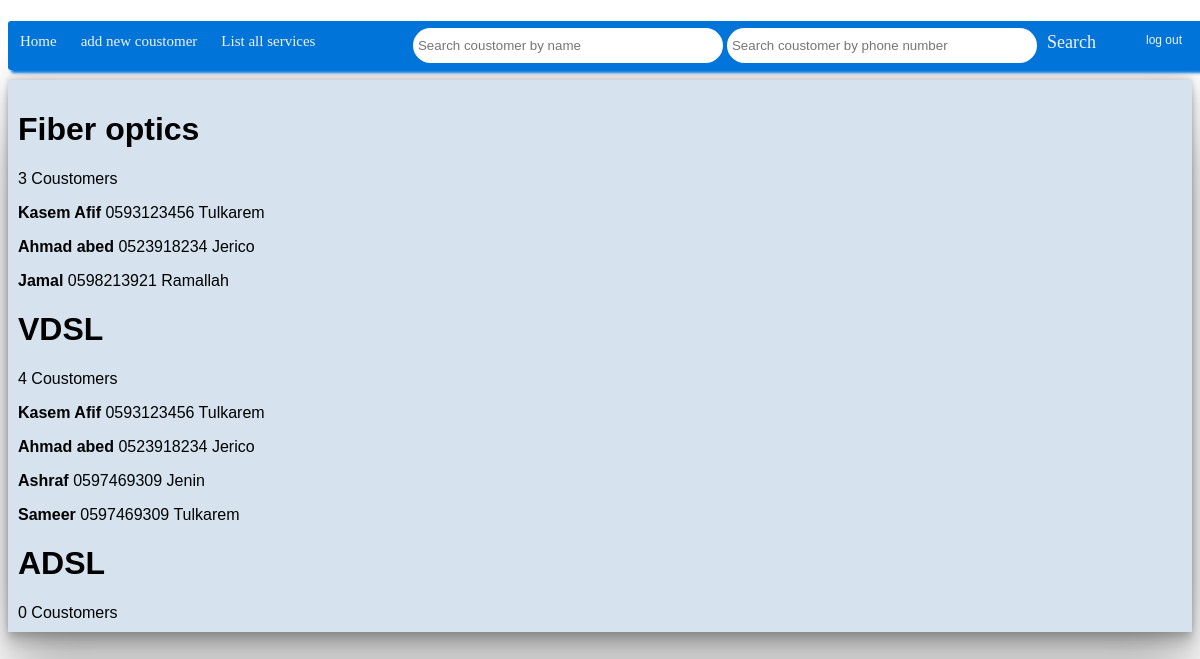
Page /listallservices (signed in) on the committed database.
### employee/models.py (models this page shows, shortened)
class coustomer(models.Model):
    name=models.CharField(max_length=100,null=True,blank=True)
    age=models.IntegerField(null=True,blank=True)
    phonenumber=models.CharField(max_length=10,null=True,blank=True)
    city=models.CharField(max_length=100,null=True,blank=True)
    registerdate=models.DateTimeField(default=datetime.now(),null=True,blank=True)
    services=models.ManyToManyField(service,null=True,blank=True)

class service(models.Model):
    name=models.CharField(max_length=50)
    price=models.IntegerField()
    discription=models.TextField()

### employee/views.py (the view)
# urls.py: path('listallservices',views.listallservices,name="listallservices"),
def listallservices(request):
    List={}
    for Service in service.objects.all():
        List[""+Service.name]=[]
        for Coustomer in coustomer.objects.all():
                try:
                   sr=Coustomer.services.all().get(id=Service.id)
                   List[""+Service.name].append(Coustomer)
                except:
                    continue
    return render(request,'pages/listallservices.html',{"login": request.session["login"],"List":List})

### templates/pages/listallservices.html
{% extends 'mainpage.html' %} {% block otherpages %}
<h1>List all services</h1>
<div class="coustomerdetails">
  {% for ServiceName, Coustomers in List.items %}
  <h1>{{ServiceName}}</h1>
  <span>{{Coustomers|length}} Coustomers</span>
  {% for Coustomer in Coustomers %}
  <p>
    <strong>{{Coustomer.name}}</strong> {{Coustomer.phonenumber}}
    {{Coustomer.city}}
  </p>
  {% endfor %} {% endfor %}
</div>
{% endblock otherpages %}

### madacrm/static/css/navbar.css (style rules this page uses)
body { font-family: Cambria, Cochin, Georgia, Times, "Times New Roman", serif; }
.coustomerdetails { background-color: #d6e3ee; padding: 10px; box-shadow: rgba(0, 0, 0, 0.25) 0px 54px 55px, rgba(0, 0, 0, 0.12) 0px -12px 30px, rgba(0, 0, 0, 0.12) 0px 4px 6px, rgba(0, 0, 0, 0.17) 0px 12px 13px, rgba(0, 0, 0, 0.09) 0px -3px 5px; font-family: Arial, Helvetica, sans-serif; }

### rows in the picture
coustomer: name "Fiber optics", Coustomers "3", name "Kasem Afif", phonenumber "0593123456", city "Tulkarem", name "VDSL", Coustomers "4"
coustomer: name "Ahmad abed", phonenumber "0523918234", city "Jerico"
coustomer: name "Jamal", phonenumber "0598213921", city "Ramallah"
coustomer: name "Ashraf", phonenumber "0597469309", city "Jenin"
coustomer: name "Sameer", phonenumber "0597469309", city "Tulkarem"
service: List "ADSL"

### other values in the picture
{{ Coustomers|length }} "0"
